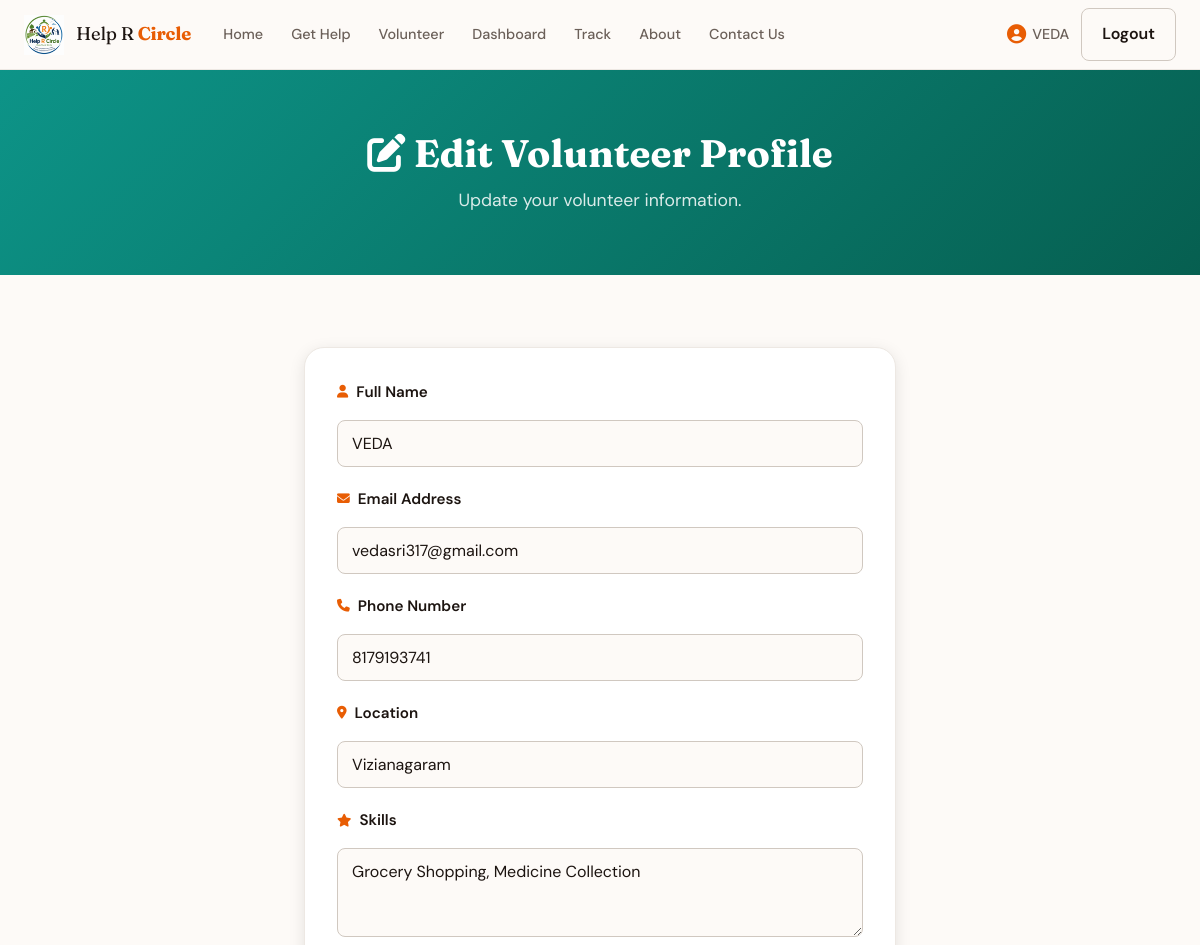
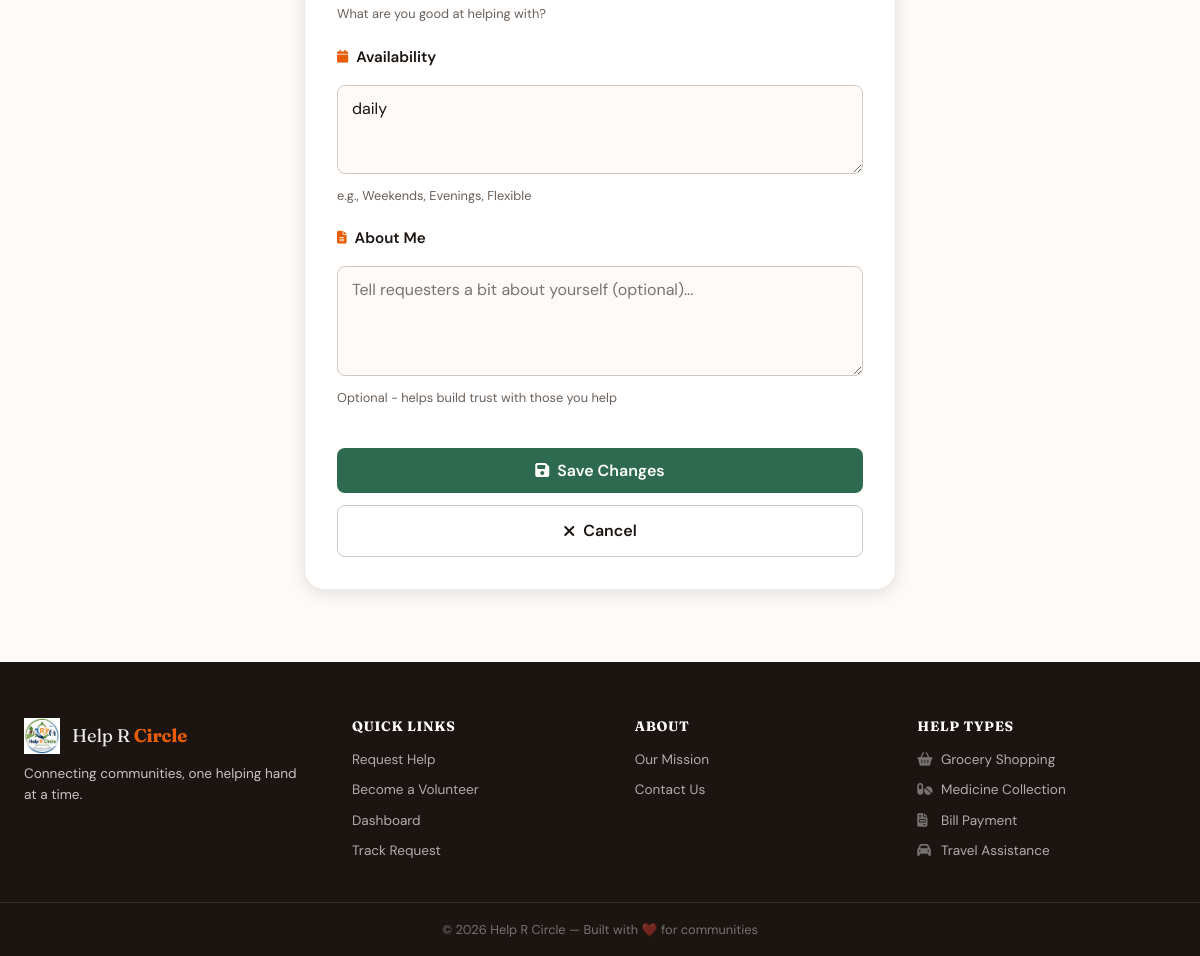
The page /profile/edit-volunteer (signed in) on the database its author committed (2 pictures, top to bottom).
### tables this page shows
CREATE TABLE volunteers (
                id           INTEGER PRIMARY KEY AUTOINCREMENT,
                name         TEXT NOT NULL,
                phone        TEXT NOT NULL,
                email        TEXT,
                location     TEXT NOT NULL,
                skills       TEXT NOT NULL,
                availability TEXT NOT NULL,
                about        TEXT,
                is_active    INTEGER DEFAULT 1,
                created_at   TEXT DEFAULT (datetime('now', 'localtime'))
            , user_id INTEGER REFERENCES users(id));

### app.py (the view, shortened to what this page needs)
@app.route("/profile/edit-volunteer", methods=["GET", "POST"])
@login_required
def edit_profile_volunteer():
    user_id = session.get('user_id')
    user = db.get_user_by_id(user_id)
    if user:
        user = dict(user)
    if not user or user['role'] != 'volunteer':
        flash("You must be a volunteer to access this page.", "error")
        return redirect(url_for('index'))
    volunteer = db.get_volunteer_by_user_id(user_id)
    if not volunteer:
        flash("Volunteer profile not found.", "error")
        return redirect(url_for('profile'))
    return render_template("edit_profile_volunteer.html", user=user, volunteer=volunteer)

### app.py (called while the page is built)
def login_required(f):
    @wraps(f)
    def decorated_function(*args, **kwargs):
        if 'user_id' not in session:
            flash("Please log in first.", "error")
            return redirect(url_for('login'))
        return f(*args, **kwargs)
    return decorated_function

### database.py (called while the page is built)
    def _connect(self):
        conn = sqlite3.connect(DB_PATH)
        conn.row_factory = sqlite3.Row
        conn.execute("PRAGMA foreign_keys = ON")
        return conn

    def get_user_by_id(self, user_id):
        conn = self._connect()
        user = conn.execute(
            "SELECT * FROM users WHERE id = ?", (user_id,)
        ).fetchone()
        conn.close()
        return dict(user) if user else None

    def get_volunteer_by_user_id(self, user_id):
        conn = self._connect()
        volunteer = conn.execute(
            "SELECT * FROM volunteers WHERE user_id = ?", (user_id,)
        ).fetchone()
        conn.close()
        return dict(volunteer) if volunteer else None

### templates/edit_profile_volunteer.html (shortened to what this page needs)
{% extends "base.html" %}
{% block content %}
<section class="page-hero page-hero-teal">
  <div class="container">
    <h1><i class="fas fa-edit"></i> Edit Volunteer Profile</h1>
    <p>Update your volunteer information.</p>
  </div>
</section>
<section class="section">
  <div class="container" style="max-width: 640px;">
    <div class="form-card">
      <form method="POST" class="lhn-form">
        <div class="form-group">
          <label for="name"><i class="fas fa-user"></i> Full Name</label>
          <input type="text" id="name" name="name"
                 value="{{ volunteer['name'] }}" required/>
        </div>
        <div class="form-group">
          <label for="email"><i class="fas fa-envelope"></i> Email Address</label>
          <input type="email" id="email" name="email"
                 value="{{ volunteer['email'] }}" required/>
        </div>
        <div class="form-group">
          <label for="phone"><i class="fas fa-phone"></i> Phone Number</label>
          <input type="tel" id="phone" name="phone"
                 value="{{ volunteer['phone'] }}" required/>
        </div>
        <div class="form-group">
          <label for="location"><i class="fas fa-map-marker-alt"></i> Location</label>
          <input type="text" id="location" name="location"
                 value="{{ volunteer['location'] }}" required/>
        </div>
        <div class="form-group">
          <label for="skills"><i class="fas fa-star"></i> Skills</label>
          <textarea id="skills" name="skills" rows="3" required
                    placeholder="List your skills and expertise...">{{ volunteer['skills'] }}</textarea>
          <small>What are you good at helping with?</small>
        </div>
        <div class="form-group">
          <label for="availability"><i class="fas fa-calendar"></i> Availability</label>
          <textarea id="availability" name="availability" rows="3" required
                    placeholder="When are you available to help?">{{ volunteer['availability'] }}</textarea>
          <small>e.g., Weekends, Evenings, Flexible</small>
        </div>
        <div class="form-group">
          <label for="about"><i class="fas fa-file-alt"></i> About Me</label>
          <textarea id="about" name="about" rows="4"
                    placeholder="Tell requesters a bit about yourself (optional)...">{{ volunteer['about'] or '' }}</textarea>
          <small>Optional - helps build trust with those you help</small>
        </div>
        <div class="form-actions">
          <button type="submit" class="btn btn-primary btn-full">
            <i class="fas fa-save"></i> Save Changes
          </button>
          <a href="{{ url_for('profile') }}" class="btn btn-outline btn-full">
            <i class="fas fa-times"></i> Cancel
          </a>
        </div>
      </form>
    </div>
  </div>
</section>
{% endblock %}

### static/css/style.css (style rules this page uses)
:root { --primary: #E85D04; --primary-dark: #C44D00; --primary-light:#FFF0E6; --secondary: #2D6A4F; --secondary-lt: #E8F5EE; --accent: #F4A261; --teal: #0D9488; --purple: #7C3AED; --bg: #FDFAF7; --bg-tinted: #FFF8F2; --surface: #FFFFFF; --border: #EDE8E3; --border-dark: #D0C8C0; --text: #1C1410; --text-muted: #6B6059; --text-light: #9E9189; --status-pending: #D97706; --status-accepted: #059669; --status-completed: #1D4ED8; --status-cancelled: #DC2626; --shadow-sm: 0 1px 3px rgba(0,0,0,.08); --shadow-md: 0 4px 16px rgba(0,0,0,.10); --shadow-lg: 0 10px 40px rgba(0,0,0,.12); --radius: 12px; --radius-lg: 20px; --radius-sm: 8px; --font-display: 'Fraunces', Georgia, serif; --font-body: 'DM Sans', system-ui, sans-serif; --nav-h: 70px; --max-w: 1200px; }
*, *::before, *::after { box-sizing: border-box; margin: 0; padding: 0; }
html { scroll-behavior: smooth; font-size: 16px; }
body { font-family: var(--font-body); background: var(--bg); color: var(--text); line-height: 1.65; min-height: 100vh; }
a { color: var(--primary); text-decoration: none; }
h1,h2,h3,h4 { font-family: var(--font-display); line-height: 1.2; color: var(--text); }
.container { max-width: var(--max-w); margin: 0 auto; padding: 0 24px; }
.section { padding: 72px 0; }
.btn { display: inline-flex; align-items: center; gap: 8px; padding: 10px 22px; border-radius: var(--radius-sm); font-family: var(--font-body); font-weight: 600; font-size: .95rem; cursor: pointer; border: 2px solid transparent; transition: all .2s ease; text-decoration: none; }
.btn-primary { background: var(--primary); color: #fff; }
.btn-outline { background: transparent; color: var(--primary); border-color: var(--primary); }
.btn-full { width: 100%; justify-content: center; }
.page-hero { background: linear-gradient(135deg, var(--primary) 0%, var(--primary-dark) 100%); padding: 60px 24px; text-align: center; color: #fff; }
.page-hero h1 { font-size: 2.4rem; color: #fff; margin-bottom: 10px; }
.page-hero p { color: rgba(255,255,255,.85); font-size: 1.1rem; }
.page-hero-teal { background: linear-gradient(135deg, var(--teal) 0%, #065f50 100%); }
.form-card { background: var(--surface); border-radius: var(--radius-lg); padding: 36px; box-shadow: var(--shadow-md); border: 1px solid var(--border); }
.lhn-form { display: flex; flex-direction: column; gap: 20px; }
.form-group { display: flex; flex-direction: column; gap: 7px; }
.form-group label { font-weight: 600; font-size: .875rem; color: var(--text); display: flex; align-items: center; gap: 6px; }
.form-group label i { color: var(--primary); font-size: .8rem; }
.form-group input, .form-group select, .form-group textarea { padding: 11px 14px; border: 2px solid var(--border); border-radius: var(--radius-sm); font-family: var(--font-body); font-size: 1rem; color: var(--text); background: var(--bg); transition: border-color .2s; outline: none; }
.form-group textarea { resize: vertical; }
.btn-full { width: 100%; }

### templates/edit_profile_volunteer.html (style rules this page uses)
.form-card { background: var(--surface); border-radius: var(--radius-lg); padding: 32px; box-shadow: var(--shadow-md); border: 1px solid var(--border); }
.lhn-form { display: flex; flex-direction: column; gap: 20px; }
.form-group { display: flex; flex-direction: column; }
.form-group label { font-size: 0.95rem; font-weight: 600; margin-bottom: 8px; display: flex; align-items: center; gap: 8px; color: var(--text); }
.form-group input, .form-group textarea { padding: 12px 14px; border: 1px solid var(--border-dark); border-radius: var(--radius-sm); font-size: 1rem; font-family: inherit; transition: all 0.3s ease; resize: vertical; }
.form-group small { font-size: 0.8rem; color: var(--text-muted); margin-top: 4px; }
.form-actions { display: flex; gap: 12px; margin-top: 20px; flex-wrap: wrap; }
.btn { padding: 12px 20px; border-radius: var(--radius-sm); border: none; cursor: pointer; font-weight: 600; display: inline-flex; align-items: center; justify-content: center; gap: 8px; text-decoration: none; transition: all 0.3s ease; font-size: 1rem; }
.btn-full { width: 100%; }
.btn-primary { background: var(--secondary); color: #fff; }
.btn-outline { background: transparent; border: 1px solid var(--border-dark); color: var(--text); }

### rows shown on the page
volunteers: name "VEDA", email "vedasri317@gmail.com", phone "8179193741", location "Vizianagaram", skills "Grocery Shopping, Medicine Collection", availability "daily"

### other values the page prints
{{ session.get('username') }} "VEDA"
